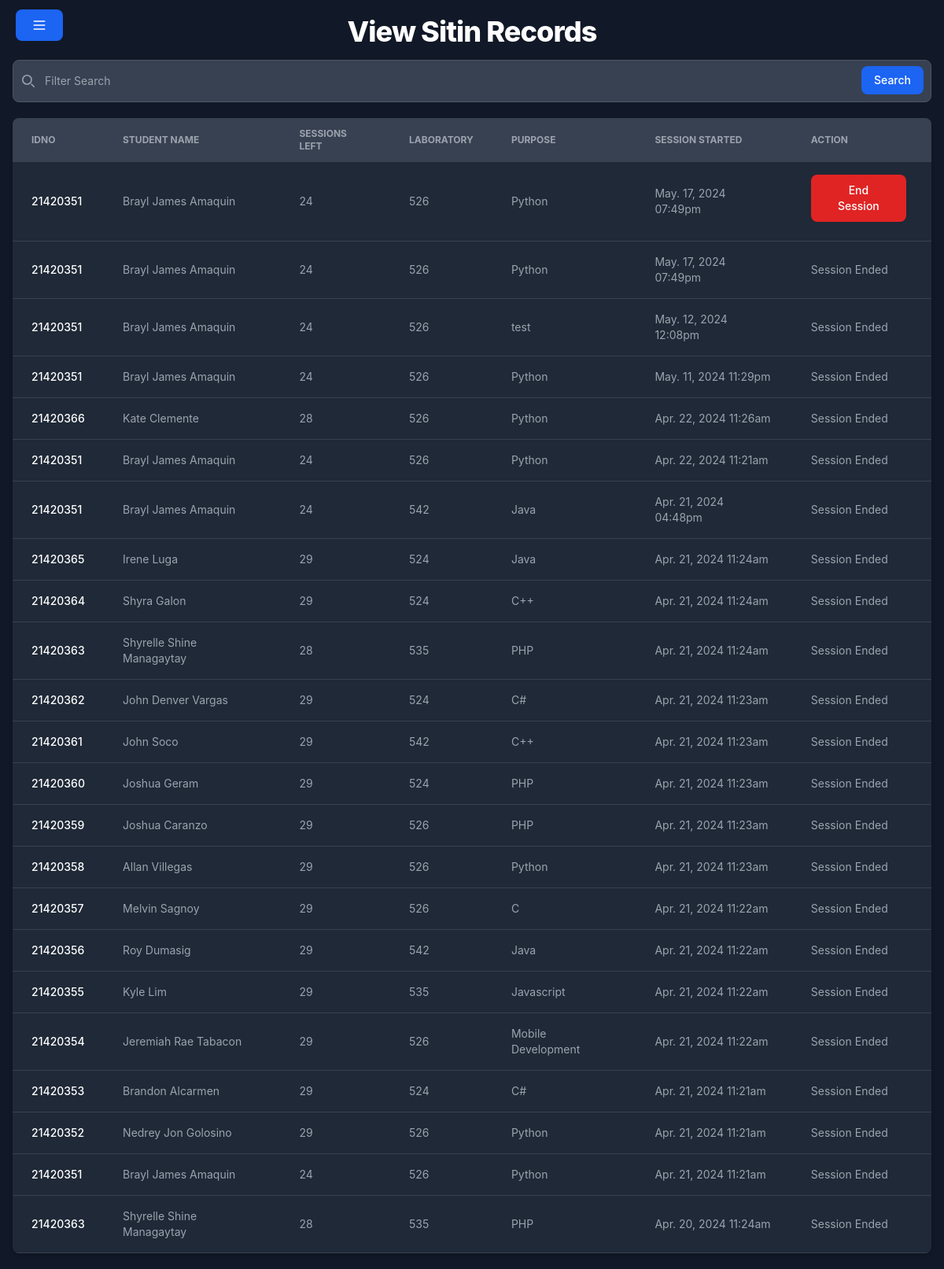
The app's page /records/index.php (signed in) with its own data.
### tables this page shows
CREATE TABLE `sitinrecord` (
  `id` int(11) NOT NULL,
  `idno` int(11) DEFAULT NULL,
  `purpose` varchar(255) DEFAULT NULL,
  `laboratory` varchar(255) DEFAULT NULL,
  `time_started` datetime DEFAULT current_timestamp(),
  `time_ended` datetime DEFAULT NULL
);

CREATE TABLE `users` (
  `user_ID` int(11) NOT NULL,
  `idno` int(11) DEFAULT NULL,
  `firstname` varchar(80) NOT NULL,
  `middlename` varchar(80) NOT NULL,
  `lastname` varchar(80) NOT NULL,
  `age` int(11) NOT NULL,
  `yearlevel` int(11) DEFAULT NULL,
  `gender` varchar(50) NOT NULL,
  `contact` varchar(50) NOT NULL,
  `email` varchar(50) NOT NULL,
  `profilePath` varchar(255) DEFAULT '"/sitin/assets/images/profiles/nopfp.png"',
  `address` varchar(50) NOT NULL,
  `sessions` int(11) DEFAULT 30,
  `role` varchar(30) NOT NULL DEFAULT 'student',
  `password` varchar(80) NOT NULL
);

### records/index.php (the view, shortened to what this page needs)
<?php
    require_once '../config/dbconn.php';
    $param = $_GET["search"] ?? "";
    $sitin_records = array();
    $query = "SELECT s.id,u.idno,u.firstname,u.lastname,u.sessions,s.purpose,s.laboratory,s.time_started as started, s.time_ended as ended
    FROM users u INNER JOIN sitinrecord s ON u.idno = s.idno
    WHERE u.role = 'student'
    AND (
        u.firstname LIKE '%$param%'
        OR u.lastname LIKE '%$param%'
        OR u.idno LIKE '%$param%'
        OR s.purpose LIKE '%$param%'
        OR s.laboratory LIKE '%$param%'
    ) ORDER BY s.time_started desc";
    $query_run = mysqli_query($conn,$query);
    if ($query_run) {
        while ($row = mysqli_fetch_assoc($query_run)) {
            $sitin_records[] = $row;
        }
    }
?>
<!DOCTYPE html>
<html lang="en">
<head>
    <link rel="stylesheet" href="../style.css">
    <link rel="stylesheet" href="../assets//css//flowbite.mini.css">
</head>
<body class="dark bg-gray-900">
    <?php include '../includes/header.php' ?>
    <div class="px-4 mb-5 mt-5">
        <h2 class="mb-4 text-center text-2xl m-auto font-extrabold leading-none tracking-tight text-gray-900 md:text-4xl dark:text-white">View Sitin Records</h2>
        <form class="mx-auto" style="max-width: 80rem;">
            <div class="relative">
                <div class="absolute inset-y-0 start-0 flex items-center ps-3 pointer-events-none">
                </div>
                <input name="search-input" type="search" id="default-search" class="block w-full p-4 ps-10 text-sm text-gray-900 border border-gray-300 rounded-lg bg-gray-50 focus:ring-blue-500 focus:border-blue-500 dark:bg-gray-700 dark:border-gray-600 dark:placeholder-gray-400 dark:text-white dark:focus:ring-blue-500 dark:focus:border-blue-500" placeholder="Filter Search" required />
                <button type="submit" class="text-white absolute end-2.5 bottom-2.5 bg-blue-700 hover:bg-blue-800 focus:ring-4 focus:outline-none focus:ring-blue-300 font-medium rounded-lg text-sm px-4 py-2 dark:bg-blue-600 dark:hover:bg-blue-700 dark:focus:ring-blue-800">Search</button>
            </div>
        </form>
        <div class="relative overflow-x-auto shadow-md sm:rounded-lg mt-5 mx-auto" style="max-width: 80rem;">
            <table class="w-full text-sm text-left rtl:text-right text-gray-500 dark:text-gray-400">
                <thead class="text-xs text-gray-700 uppercase bg-gray-50 dark:bg-gray-700 dark:text-gray-400">
                    <tr>
                        <th scope="col" class="px-6 py-3">
                            IDNO
                        </th>
                        <th scope="col" class="px-6 py-3">
                            Student Name
                        </th>
                        <th scope="col" class="px-6 py-3">
                            Sessions Left
                        </th>
                        <th scope="col" class="px-6 py-3">
                            Laboratory
                        </th>
                        <th scope="col" class="px-6 py-3">
                            Purpose
                        </th>
                        <th scope="col" class="px-6 py-3">
                            Session Started
                        </th>
                        <th scope="col" class="px-6 py-3">
                            Action
                        </th>
                    </tr>
                </thead>
                <tbody>
                    <?php foreach ($sitin_records as $record): ?>
                        <tr class="bg-white border-b dark:bg-gray-800 dark:border-gray-700">
                            <th scope="row" class="px-6 py-4 font-medium text-gray-900 whitespace-nowrap dark:text-white">
                                <?= $record['idno'] ?>
                            </th>
                            <td class="px-6 py-4">
                                <?= $record['firstname'] ?> <?= $record['lastname'] ?>
                            </td>
                            <td class="px-6 py-4">
                                <?= $record['sessions'] ?>
                            </td>
                            <td class="px-6 py-4">
                                <?= $record['laboratory'] ?>
                            </td>
                            <td class="px-6 py-4">
                                <?= $record['purpose'] ?>
                            </td>
                            <td class="px-6 py-4">
                                <?= date('M. d, Y h:ia', strtotime($record['started'])) ?>
                            </td>
                            <td class="px-6 py-4">
                                <?php if (isset($record['ended'])): ?>
                                    Session Ended
                                <?php else: ?>
                                    <button type="button" id="record-<?= $record['id']?>" class="focus:outline-none text-white bg-red-700 hover:bg-red-800 focus:ring-4 focus:ring-red-300 font-medium rounded-lg text-sm px-5 py-2.5 me-2 mb-2 dark:bg-red-600 dark:hover:bg-red-700 dark:focus:ring-red-900 end-session-btn">End Session</button>
                                <?php endif ?>
                            </td>
                        </tr>
                    <?php endforeach; ?>
                </tbody>
            </table>
        </div>
    </div>
</body>
</html>

### style.css (style rules this page uses)
html, :host { line-height: 1.5; -webkit-text-size-adjust: 100%; -moz-tab-size: 4; -o-tab-size: 4; tab-size: 4; font-family: ui-sans-serif, system-ui, sans-serif, "Apple Color Emoji", "Segoe UI Emoji", "Segoe UI Symbol", "Noto Color Emoji"; font-feature-settings: normal; font-variation-settings: normal; -webkit-tap-highlight-color: transparent; }
body { margin: 0; line-height: inherit; }
h1, h2, h3, h4, h5, h6 { font-size: inherit; font-weight: inherit; }
table { text-indent: 0; border-color: inherit; border-collapse: collapse; }
button, input, optgroup, select, textarea { font-family: inherit; font-feature-settings: inherit; font-variation-settings: inherit; font-size: 100%; font-weight: inherit; line-height: inherit; letter-spacing: inherit; color: inherit; margin: 0; padding: 0; }
button, select { text-transform: none; }
button, input:where([type='button']), input:where([type='reset']), input:where([type='submit']) { -webkit-appearance: button; background-color: transparent; background-image: none; }
[type='search'] { -webkit-appearance: textfield; outline-offset: -2px; }
blockquote, dl, dd, h1, h2, h3, h4, h5, h6, hr, figure, p, pre { margin: 0; }
input::placeholder, textarea::placeholder { opacity: 1; color: #9ca3af; }
button, [role="button"] { cursor: pointer; }

### records on screen
sitinrecord: users.idno "21420351", users.firstname "Brayl James", users.lastname "Amaquin", users.sessions "24", laboratory "526", purpose "Python", time_started "May. 17, 2024 07:49pm"
sitinrecord: users.idno "21420351", users.firstname "Brayl James", users.lastname "Amaquin", users.sessions "24", laboratory "526", purpose "Python", time_started "May. 17, 2024 07:49pm", shows "Session Ended"
sitinrecord: users.idno "21420351", users.firstname "Brayl James", users.lastname "Amaquin", users.sessions "24", laboratory "526", purpose "test", time_started "May. 12, 2024 12:08pm", shows "Session Ended"
sitinrecord: users.idno "21420351", users.firstname "Brayl James", users.lastname "Amaquin", users.sessions "24", laboratory "526", purpose "Python", time_started "May. 11, 2024 11:29pm", shows "Session Ended"
sitinrecord: users.idno "21420366", users.firstname "Kate", users.lastname "Clemente", users.sessions "28", laboratory "526", purpose "Python", time_started "Apr. 22, 2024 11:26am", shows "Session Ended"
sitinrecord: users.idno "21420351", users.firstname "Brayl James", users.lastname "Amaquin", users.sessions "24", laboratory "526", purpose "Python", time_started "Apr. 22, 2024 11:21am", shows "Session Ended"
sitinrecord: users.idno "21420351", users.firstname "Brayl James", users.lastname "Amaquin", users.sessions "24", laboratory "542", purpose "Java", time_started "Apr. 21, 2024 04:48pm", shows "Session Ended"
sitinrecord: users.idno "21420365", users.firstname "Irene", users.lastname "Luga", users.sessions "29", laboratory "524", purpose "Java", time_started "Apr. 21, 2024 11:24am", shows "Session Ended"
sitinrecord: users.idno "21420364", users.firstname "Shyra", users.lastname "Galon", users.sessions "29", laboratory "524", purpose "C++", time_started "Apr. 21, 2024 11:24am", shows "Session Ended"
sitinrecord: users.idno "21420363", users.firstname "Shyrelle Shine", users.lastname "Managaytay", users.sessions "28", laboratory "535", purpose "PHP", time_started "Apr. 21, 2024 11:24am", shows "Session Ended"
sitinrecord: users.idno "21420362", users.firstname "John Denver", users.lastname "Vargas", users.sessions "29", laboratory "524", purpose "C#", time_started "Apr. 21, 2024 11:23am", shows "Session Ended"
sitinrecord: users.idno "21420361", users.firstname "John", users.lastname "Soco", users.sessions "29", laboratory "542", purpose "C++", time_started "Apr. 21, 2024 11:23am", shows "Session Ended"
sitinrecord: users.idno "21420360", users.firstname "Joshua", users.lastname "Geram", users.sessions "29", laboratory "524", purpose "PHP", time_started "Apr. 21, 2024 11:23am", shows "Session Ended"
sitinrecord: users.idno "21420359", users.firstname "Joshua", users.lastname "Caranzo", users.sessions "29", laboratory "526", purpose "PHP", time_started "Apr. 21, 2024 11:23am", shows "Session Ended"
sitinrecord: users.idno "21420358", users.firstname "Allan", users.lastname "Villegas", users.sessions "29", laboratory "526", purpose "Python", time_started "Apr. 21, 2024 11:23am", shows "Session Ended"
sitinrecord: users.idno "21420357", users.firstname "Melvin", users.lastname "Sagnoy", users.sessions "29", laboratory "526", purpose "C", time_started "Apr. 21, 2024 11:22am", shows "Session Ended"
sitinrecord: users.idno "21420356", users.firstname "Roy", users.lastname "Dumasig", users.sessions "29", laboratory "542", purpose "Java", time_started "Apr. 21, 2024 11:22am", shows "Session Ended"
sitinrecord: users.idno "21420355", users.firstname "Kyle", users.lastname "Lim", users.sessions "29", laboratory "535", purpose "Javascript", time_started "Apr. 21, 2024 11:22am", shows "Session Ended"
sitinrecord: users.idno "21420354", users.firstname "Jeremiah Rae", users.lastname "Tabacon", users.sessions "29", laboratory "526", purpose "Mobile Development", time_started "Apr. 21, 2024 11:22am", shows "Session Ended"
sitinrecord: users.idno "21420353", users.firstname "Brandon", users.lastname "Alcarmen", users.sessions "29", laboratory "524", purpose "C#", time_started "Apr. 21, 2024 11:21am", shows "Session Ended"
sitinrecord: users.idno "21420352", users.firstname "Nedrey Jon", users.lastname "Golosino", users.sessions "29", laboratory "526", purpose "Python", time_started "Apr. 21, 2024 11:21am", shows "Session Ended"
sitinrecord: users.idno "21420351", users.firstname "Brayl James", users.lastname "Amaquin", users.sessions "24", laboratory "526", purpose "Python", time_started "Apr. 21, 2024 11:21am", shows "Session Ended"
sitinrecord: users.idno "21420363", users.firstname "Shyrelle Shine", users.lastname "Managaytay", users.sessions "28", laboratory "535", purpose "PHP", time_started "Apr. 20, 2024 11:24am", shows "Session Ended"
